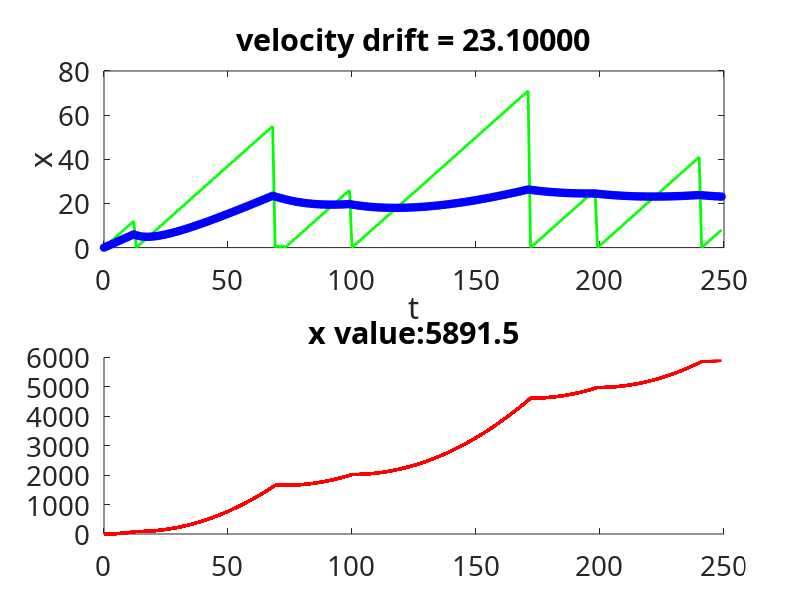

MATLAB code to generate this figure:
% Hanan Alshatti - 101137569 %
% PA session 3 % 

set(0,'DefaultFigureWindowStyle', 'docked')
set(0,'defaultaxesfontsize', 20)
set(0, 'defaultaxesfontname', 'ComicSans')
set(0,'DefaultLineLineWidth', 2);

close all
clear all 
clc

v = 0; 
x = 0; 
 
F = 1 ;
m  = 1 ;
dT = 1 ; 

nsteps = 250; 
np  = 1;
% intialize
v = zeros (np,1); % velocity vector
x = zeros (np,1); % postion vector
t = 0; % time

%re = 0;
for i = 2: nsteps
    t(i) = t(i-1)+dT;
    
    v(:,i) = v(:,i-1) + F/m*dT;
    x(:,i) = x(:,i-1) + v(:,i-1)*dT + F/m*dT^2/2;
    
    randVal = rand(np,1) < 0.05;
    % v(randVal,i) = re * v(randVal,i);
    v(randVal,i) = 0; %restart the velocity 
    Avgv (i,:) = mean (v,2);
    
    subplot (2,1,1)
    plot (t, v, 'r-','color', 'g');
    hold on
    subplot (2,1,1)
    plot (t, Avgv, 'b*');
    hold off 
    xlabel('t')
    ylabel ('x')
   title(sprintf('velocity drift = %0.5f',Avgv(i)))
   
    
    subplot(2,1,2);
    hold on;
    plot(t,x,'r');
    title(['x value:' num2str(x(i))])
    hold off;
    
    pause(0.01)
end 